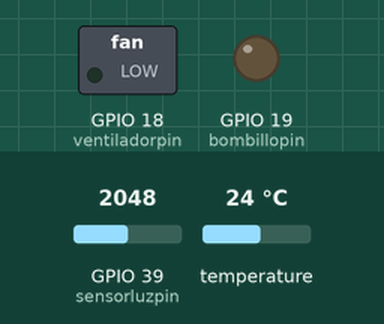
Recording of a program running on a simulated ESP32. Shown: switched loads named in the program (green lamp = pin HIGH), output pins drawn as LEDs (lit = HIGH). The inputs (shaded band) are chosen by the test bench; at power-on: GPIO 39 (sensorluzpin) = 2048, temperature 24 °C. WiFi joins after 1.5 s; servers stay silent unless stated; what the program prints to the serial monitor is not drawn.

Above: at 2.7 s.
2.8 s: GPIO 39 (sensorluzpin) set to 221
7.2 s: GPIO 39 (sensorluzpin) set to 181
At 12.2 s:
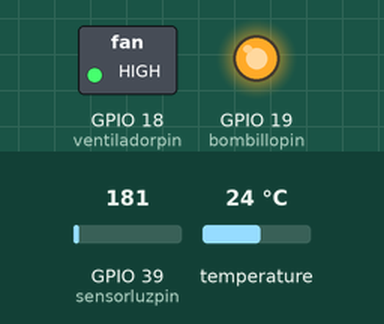
12.5 s: temperature set to 22.6 °C
At 15.3 s:
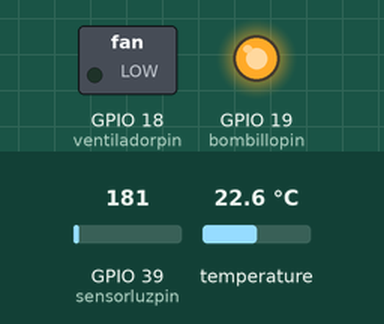
16.5 s: temperature set to 28 °C
At 20.3 s:
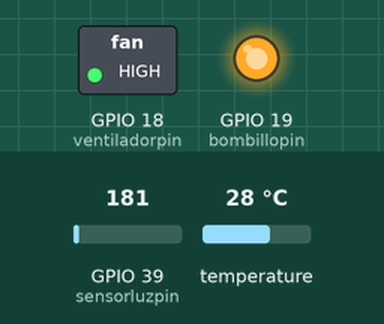
21.5 s: temperature set to 12 °C
At 25.3 s:
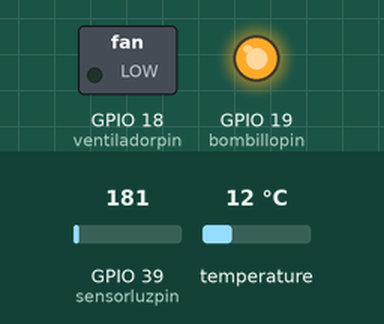
Timing chart, 0 to 26.8 s (numbered marks = the images above; inputs shaded):
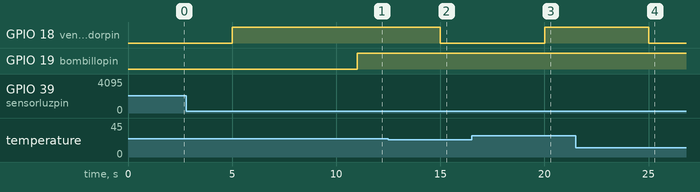

Measured:
- the behaviour switches between 200 and 199 on GPIO 39 (sensorluzpin) (found by bisection; images 0 and 1)
- the behaviour switches between 23.5 and 23.4 °C on temperature (found by bisection; images 1 and 2)
- after the input at 7.2 s, GPIO 19 (bombillopin): LOW → HIGH after 3.8 s
- after the input at 12.5 s, GPIO 18 (ventiladorpin): HIGH → LOW after 2.5 s
- after the input at 16.5 s, GPIO 18 (ventiladorpin): LOW → HIGH after 3.5 s
- after the input at 21.5 s, GPIO 18 (ventiladorpin): HIGH → LOW after 3.5 s

The program:

main.cpp
```cpp
#include <Arduino.h>

#include <IoTdeviceLib.h>       //Librería con funciones de sensor - actuador
#include <IoTcomLib.h>          //Librería con funciones de comunicación del dispositivo
#include <DNSServer.h>          //Es necesario instalar la librería EspSoftwareSerial y Wifimanager
#include <WiFiManager.h>         //Librería para configuración WIFI desde celular


//Entradas digitales del ESP 32
const int bombillopin = 19;     //Simulado con un led azul
const int ventiladorpin =18;   //Simulado con un led rojo
const int temperaturapin = 26;  //Temperatura DHT11.

//Entradas Analogas del ESP 32
const int potenciometro = 34;   //Poteciometro para ejemplo PWM
const int sensorluzpin = 39;    //Fotocelda

//Variables Globales
int umbralLuz = 200;                               //Es el umbral en el cual se enciende el bombillo
int umbralTemperatura = 23;                         //Es el umbral en el cual se enciende el ventilador
float luminosidad;                                  //Toma el valor en voltaje
float temperatura;                                  //Toma el valor en grados
boolean estadoventilador =false;                    //false = apagado
boolean estadobombillo = false;                     //false = apagado
int nummedicion = 0;                                //Establece el número consecutivo de observacion hecha
const unsigned long postingInterval = 5L * 1000L;  //Establece cada cuanto se envia a ThingSpeak
unsigned long lastConnectionTime = 0;               //Para controlar el tiempo de generar nueva medición
long lastUpdateTime = 0;

// -------- SERVIDOR --------
WebServer server(80);


String getPage() {
  String html = "<!DOCTYPE html><html><head><meta charset='UTF-8'><meta http-equiv='refresh' content='2'>";
  html += "<title>Objetos Inteligentes</title></head><body>";
  html += "<h1>Gateway ESP32 - Taller 5</h1>";

  html += "<h2>Servicio 1: Regulador de Luz</h2>";
  html += "Valor LDR: " + String(luminosidad) + "<br>";
  html += "Estado Bombillo: " + String(estadobombillo ? "ENCENDIDO" : "APAGADO") + "<br><br>";

  html += "<h2>Servicio 2: Regulador de Temperatura</h2>";
  html += "Temperatura: " + String(temperatura) + "°C<br>";
  html += "Estado Ventilador: " + String(estadoventilador ? "ENCENDIDO" : "APAGADO") + "<br>";

  html += "</body></html>";
  return html;
}

void setup() {
  //Abrir el puerto de lectura en el PC para mensajes
  Serial.begin(115200);

  // Resolución Sensores ADC
  //Resolucion de los puesrtos ADC
  //analogReadResolution(12); // Resolución de 12 bits (0-4095)
  //analogSetPinAttenuation(sensorluzpin, ADC_11db); // Rango ~0-3.3V

  //ConectarRed("sumothings","sum0th1ns@manzamb");  //Conectar con datos desde el programa
  //-----Comando para Conectarse y configurar desde el Celular--------
  // Creamos una instancia de la clase WiFiManager
  WiFiManager wifiManager;

  // Descomentar para resetear configuración - Hacer el ejercicio con el celular
  // todas las veces.
  //wifiManager.resetSettings();

  // Creamos AP y portal para configurar desde el Celular
  wifiManager.autoConnect("ESP8266Temp");

  //Serial.println("!Ya estás conectado¡");
  //----------- Fin de conección ESP8266 -----------------------------

//Establecer los modos de los puertos
  pinMode(sensorluzpin, INPUT);
  pinMode(bombillopin, OUTPUT);
  pinMode(ventiladorpin, OUTPUT);
  pinMode(temperaturapin, INPUT);

// ---- INICIO SERVIDOR WEB ----
  server.on("/", []() {
    server.send(200, "text/html", getPage());
  });
  server.begin();

  Serial.println("Servidor web iniciado");
}

void loop() {
  // Manejo del servidor web: Atiende peticiones, envia respuestas
  server.handleClient();

  // Solamente actualiza si el tiempo de publicación es excedido
  if (millis() - lastUpdateTime >=  postingInterval) {
      lastUpdateTime = millis();

      //LeerSensores
      temperatura = LeerTemperatura(temperaturapin,dht,5.0);
      luminosidad = LeerLuminosidad(sensorluzpin);

      //Imprimir Valores Sensores y Actuadores
      Serial.print("=========== Medición No.: ");
      Serial.print(nummedicion++);
      Serial.println(" ============");
      ImprimirValorSensor(temperatura,"Temperatura Sala"," ℃ ");
      //Se verifica umbral antes de imprimier el estado del actuador
      estadoventilador = UmbralMayorDeSensorActuador(temperatura,umbralTemperatura,ventiladorpin);
      ImprimirEstadoActuador(ventiladorpin,"Ventilador Sala");
      ImprimirValorSensor(luminosidad,"Luminosidad Sala"," V. ");
      //Se verifica umbral antes de imprimier el estado del actuador
      estadobombillo = UmbralMenorDeSensorActuador(luminosidad,umbralLuz,bombillopin);
      ImprimirEstadoActuador(bombillopin,"Bobillo Sala");
      Serial.println("========================================");
  }
}
```
